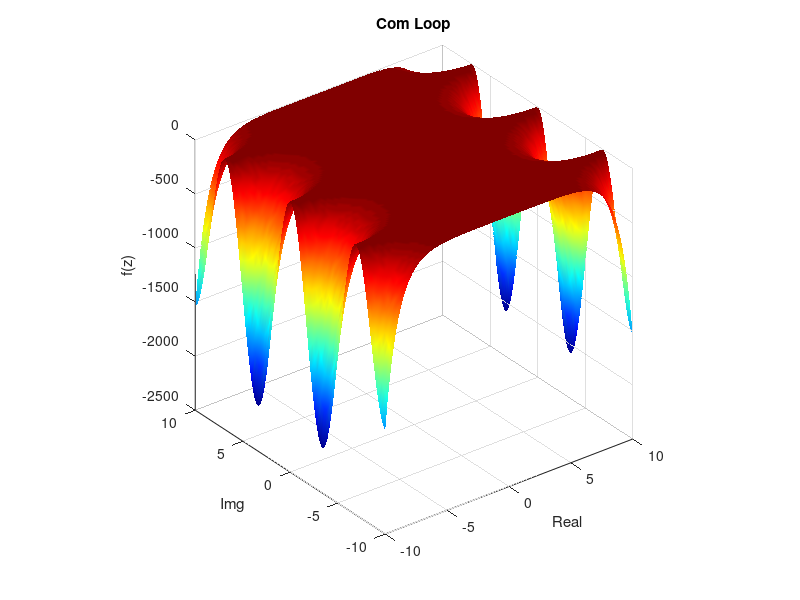
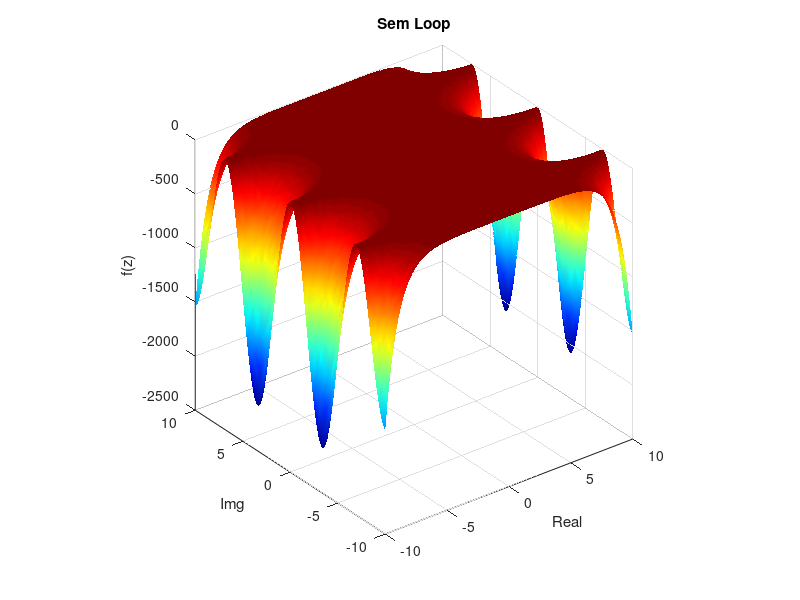

MATLAB code for these plots, in order:
%%
%     Curso do canal ExataMenteS
%     Aula 44 - Superficie Complexa
%     Se inscreva no canal e nos ajude a crescer <3
%     Vamos melhorar o Brasil atraves da tecnologia :)
%     https://www.youtube.com/channel/UCZyFebN0_gF2yy5fhVhlXtA
%     Professor: Joao Pinheiro
%%

% Definir os eixos X e Y
x = linspace(-10,10,100);
y = linspace(-10,10,100);

% Iniciar a superficie
ComplexSurf = zeros(length(x), length(y));

% Loop
for i = 1:length(x)
    for j = 1:length(y)
        
        % Numero complexo
        z = complex( x(i), y(j) );
        
        % Calculo da superfice em cada ponto
        ComplexSurf(i,j) = sin(z) / z;
    end
end

% Superficie para plotar, com Loop
ComplexSurfP = real(ComplexSurf) - abs(ComplexSurf);

% Utilizando bsxfun
z = bsxfun(@plus, x, 1j*y')';
%  Alternativa a bsxfun
% z = (x + 1j*y')';
BComplexSurf = sin(z) ./z;
BComplexSurfP = real(BComplexSurf) - abs(BComplexSurf);

% Plot com Loop
figure(1), clf
surf(y,x,ComplexSurfP)
shading interp, rotate3d on
colormap jet
xlabel('Real'), ylabel('Img'), zlabel('f(z)')
axis square
title('Com Loop')

% Plot sem Loop
figure(2), clf
surf(y,x,BComplexSurfP)
shading interp, rotate3d on
colormap jet
xlabel('Real'), ylabel('Img'), zlabel('f(z)')
axis square
title('Sem Loop')